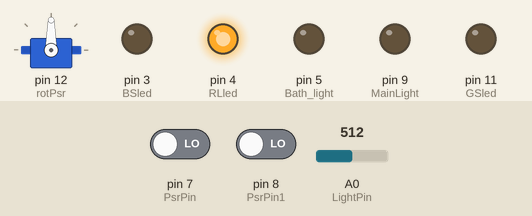
The sketch below on a simulated Arduino Uno, built with avr-gcc and run on an emulated ATmega328P. Shown: servo, output pins drawn as LEDs (lit = HIGH). The inputs (shaded band) are chosen by the test bench; at power-on: pin 7 (PsrPin) LOW, pin 8 (PsrPin1) LOW, A0 (LightPin) = 512. What the sketch prints to the serial monitor is not drawn.

Above: at 1.2 s.
1.3 s: pin 7 (PsrPin) driven HIGH
At 3.0 s:
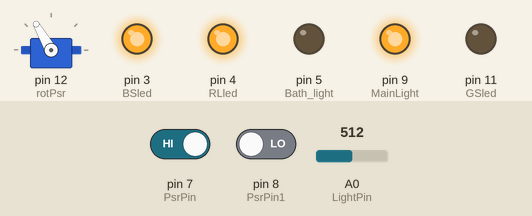
At 9.0 s:
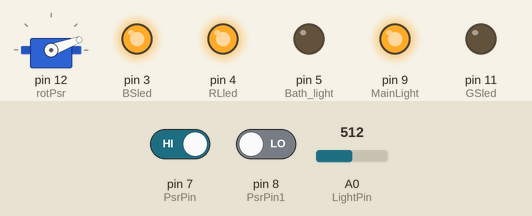
Timing chart, 0 to 15.2 s (numbered marks = the images above; inputs shaded):
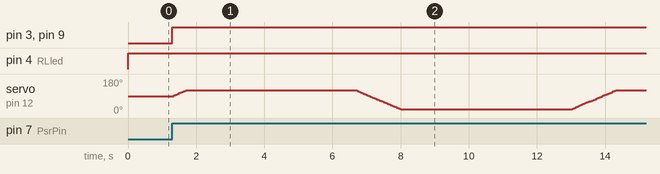

Measured:
- after the input at 1.3 s, pin 3 (BSled), pin 9 (MainLight): LOW → HIGH at once

The sketch:

light_control.ino
```cpp
#include <VarSpeedServo.h>

int PsrPin = 7; //set HC-sr501 sensor input to 3 pin
int PsrPin1 = 8; // set HC-sr501_1 in bath room
int BSled = 3; // blue led is connect to 13, controled by sr501 high
int LightPin = A0; //ser light sensor input to 8 pin
int Bath_light = 5; //relay switch connect to light in bath room
int MainLight = 9 ; //main lights pin
int val_light; //light sensor
int val_psr;  // pir sensor
int incoming[2]; //web input parameter arrary
int state ; // web input parameter value
int light_state; // each condition light state
int lightstate; // web light function return value
int envirlightstate; // envirment function retun value
int RLled = 4;
int GSled = 11;
int val_l;
VarSpeedServo rotPsr; //object servo to rot psr
void setup() {
  // put your setup code here, to run once:
 Serial.begin(9600);
 pinMode(BSled, OUTPUT); //
 pinMode(PsrPin, INPUT);
 pinMode(LightPin, INPUT);
 pinMode(PsrPin1, INPUT);
 pinMode(Bath_light, OUTPUT);
 pinMode(MainLight, OUTPUT);
 pinMode(RLled, OUTPUT);
 pinMode(GSled, OUTPUT);
 rotPsr.attach(12);

}

void loop() {
  val_light = analogRead(LightPin);
  val_psr = digitalRead(PsrPin);
  Serial.println(analogRead(val_light));
  if (val_light >= 200){
    val_l = HIGH;
    }else{
      val_l = LOW;
      }
  digitalWrite(Bath_light, digitalRead(PsrPin1));
  digitalWrite(GSled, digitalRead(PsrPin1));
  digitalWrite(BSled, digitalRead(PsrPin));
  digitalWrite(RLled, val_l);

  // put your main code here, to run repeatedly:

// rotPsr.write(160, 100, true);
  while(val_psr == 1){
    digitalWrite(Bath_light, digitalRead(PsrPin1));
    digitalWrite(GSled, digitalRead(PsrPin1));
    envirlightstate = envir_Light_state();
    digitalWrite(MainLight, envirlightstate);
    rot_psr();
    }
  lightstate = web_Light_state();
  digitalWrite(MainLight, lightstate);
//  Serial.println(digitalRead(LightPin));

}

int rot_psr(){
 rotPsr.write(120, 50, true);
 delay(5000);
 rotPsr.write(20, 50, true);
 delay(5000);
 rotPsr.write(120, 50, true);
// delay(5000);
// rotPsr.write(10, 50, true);
// delay(5000);
  }
int envir_Light_state(){
    val_light = analogRead(LightPin);
    val_psr = digitalRead(PsrPin);
    if((val_psr == HIGH) && (val_light >= 200)){
    light_state = 1;
    }else{
      light_state = 0 ;
      };
    return light_state;
  }

int web_Light_state(){

   if(Serial.available()>=2){
    //fill array by python
    for( int i = 0; i<2; i++){
      incoming[i] = Serial.read();
      };
    state = incoming[0];
//    Serial.println(state);
    if(state == 1){
      light_state = 1;
//       return light_state;
      }
    else if (state == 2){
     light_state = 0;
//       return light_state;
    }
  }else{
    light_state = digitalRead(MainLight);
    }
  return light_state;
  }
```
